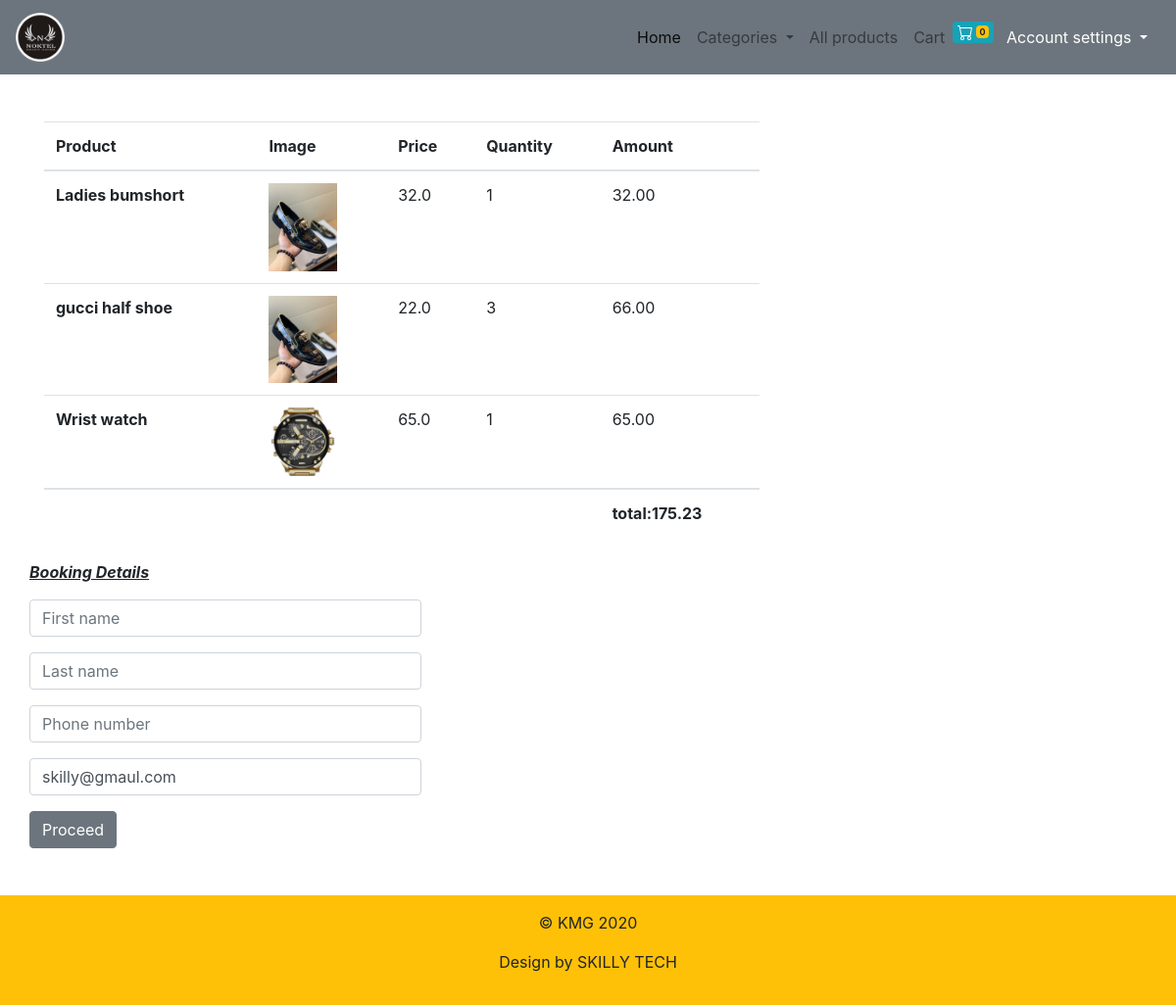
Page /checkout/ (signed in) on the committed database.
### onlineapp/models.py (models this page shows, shortened)
class ShopCart(models.Model):
    user = models.ForeignKey(User, on_delete=models.CASCADE)
    product = models.ForeignKey(Product, on_delete=models.CASCADE)
    basket_no = models.CharField(max_length=36, null=True)
    quantity = models.IntegerField()
    paid_order = models.BooleanField(default=False)
    total = models.IntegerField(null=True)

class Product(models.Model):
    category = models.ForeignKey(Category, on_delete=models.CASCADE)
    name = models.CharField(max_length=50)
    price = models.FloatField()
    image= models.ImageField(upload_to='products', default='pix.jpg')
    description = models.TextField()
    featured = models.BooleanField()
    latest = models.BooleanField()
    available = models.BooleanField()
    min = models.IntegerField(default=1)
    max = models.IntegerField(default=20)

### onlineapp/views.py (the view)
# urls.py: path('checkout/', views.checkout, name='checkout'),
def checkout (request):
    cart= ShopCart.objects.filter(user__username = request.user.username,paid_order=False)
    subtotal = 0
    vat = 0
    total = 0
    for item in cart:
        subtotal += item.product.price*item.quantity
        vat = 0.075 * subtotal
        total = subtotal + vat
    context = {
        'cart': cart,
        'total': total,
        'cartcode' : cart,
    }
    return render(request, 'checkout.html', context)

### onlineapp/templates/checkout.html (shortened to what this page needs)
{% extends 'base.html' %}
{% load humanize %}
{% load mathfilters %}
{% block content %}
<div class="container mt-5 mb-5">
    <div class="row">
        <div class="col-12 col-sm-12 col-md-6 col-lg-8 ">
            <table class="table">
                <thead>
                    <tr>
                    <th scope="col">Product</th>
                    <th scope="col">Image</th>
                    <th scope="col">Price</th>
                    <th scope="col">Quantity</th>
                    <th scope="col">Amount</th>
                    </tr>
                </thead>
                    <tbody>
                    {% if cart %}
                        {% for item in cart %}
                            <tr>
                            <th scope="row">{{item.product.name}}</th>
                            <td><img src="{{item.product.image.url}}" width="70px"></td>
                            <td>{{item.product.price}}</td>
                            <td>{{item.quantity}}</td>
                            <td>{{item.product.price|mul:item.quantity|floatformat:2|intcomma}}</td>
                        </tr>
                        {% endfor %}
                    {% endif %}
                </tbody>
                <tbody>
                    <tr>
                        <th></th>
                        <th></th>
                        <th></th>
                        <th></th>
                        <th>total:{{total|floatformat:2|intcomma}}</th>
                    </tr>
                </tbody>
            </table>
        </div>
        <div>
            <form class ='mx-auto' style="width:400px;" method="POST" action="{% url 'completed' %}">
                        <p><i><b><u>Booking Details</u></b></i></p>
                    <div class="form-group">
                        <input type="text" name="first_name" placeholder="First name" id="exampleInputText1" class="form-control" value="{{user.first_name}}">
                    </div>
                    <div class="form-group">
                        <input type="text" name="last_name" placeholder="Last name" id="exampleInputText1" class="form-control" value="{{user.last_name}}"  >
                    </div>
                    <div class="form-group">
                        <input type="text" name="phone" placeholder="Phone number" id="exampleInputText1"  class="form-control" >
                    </div>
                    <div class="form-group">
                        <input type="text" name="email" placeholder="Email" id="exampleInputText1" class="form-control" value="{{user.email}}"  >
                    </div >
                    <button type="submit" class="btn btn-secondary"> Proceed</button>
            </form>
            </div>
        </div>
    </div>
{% endblock content %}

### rows in the picture
ShopCart: product.name "Ladies bumshort", product.image (picture), product.price "32.0", quantity "1", product.price|mul "32.00"
ShopCart: product.name "gucci half shoe", product.image (picture), product.price "22.0", quantity "3", product.price|mul "66.00"
ShopCart: product.name "Wrist watch", product.image (picture), product.price "65.0", quantity "1", product.price|mul "65.00"

### other values in the picture
{{ total|floatformat:2|intcomma }} "175.23"
